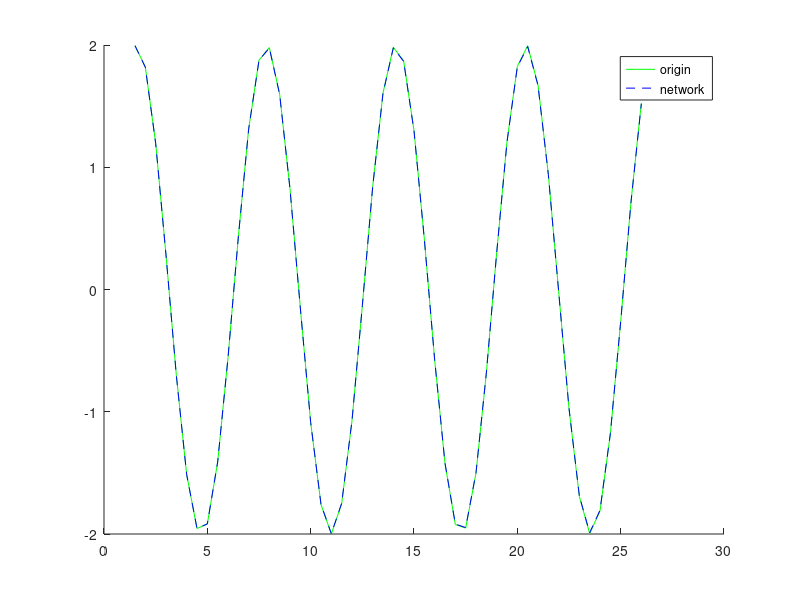

Recreate this plot in MATLAB.

x = [1.5:0.5:26]

y = 2 * sin (x);

z = [1.9946365721596717, 1.8180431300771303, 1.1961606952472321, 0.2815659185780206, -0.7020254695018747, -1.5136082630601426, -1.9546982754316113, -1.9172159058117215, -1.4105407481420766, -0.558668600362136, 0.4297016447957915, 1.312671807893806, 1.874021897394058, 1.9764406146578557, 1.5948670783207386, 0.8228365293305513, -0.15063346431389982, -1.0871593499494951, -1.7575069909800116, -1.997579860484538, -1.7486943867016087, -1.0718327979819655, -0.1327809106704623, 0.8385475474809242, 1.6043419367139418, 1.9771702097931394, 1.8658084478334644, 1.2976010271830294, 0.4117121316362017, -0.5749282842425689, -1.420770551785487, -1.9187591043115437, -1.9470375620993423, -1.4987496831314153, -0.6837162524273874, 0.29848139917377225, 1.2073627629523078, 1.8204368583180406, 1.9876588579986905, 1.668159596405069, 0.9402276623731727, -0.017868555761912954, -0.9715430407353073, -1.6873254396639128, -1.9900208572767597, -1.805587420620279, -1.1792502530312643, -0.26440943869646627, 0.7149280750205332, 1.5190003567323627]


hold on
plot(x, y, 'g')

plot(x, z, 'b--')
legend('origin', 'network')